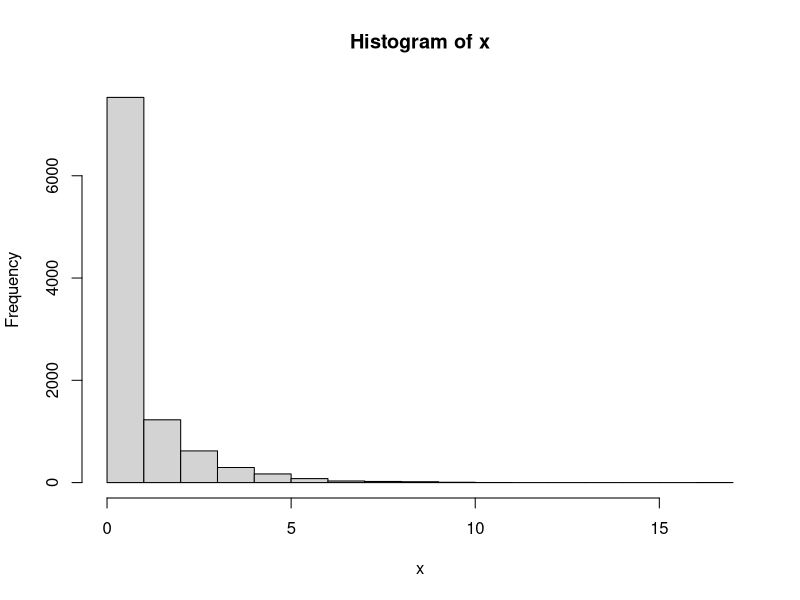
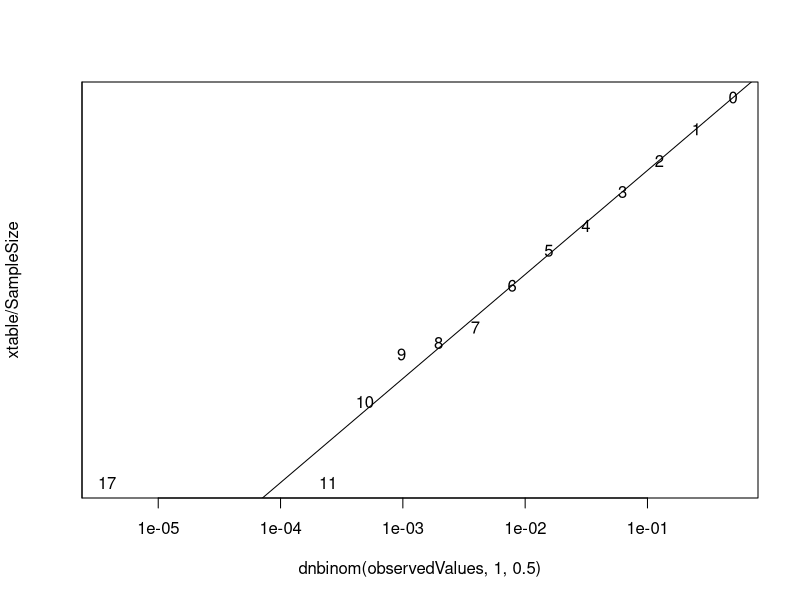
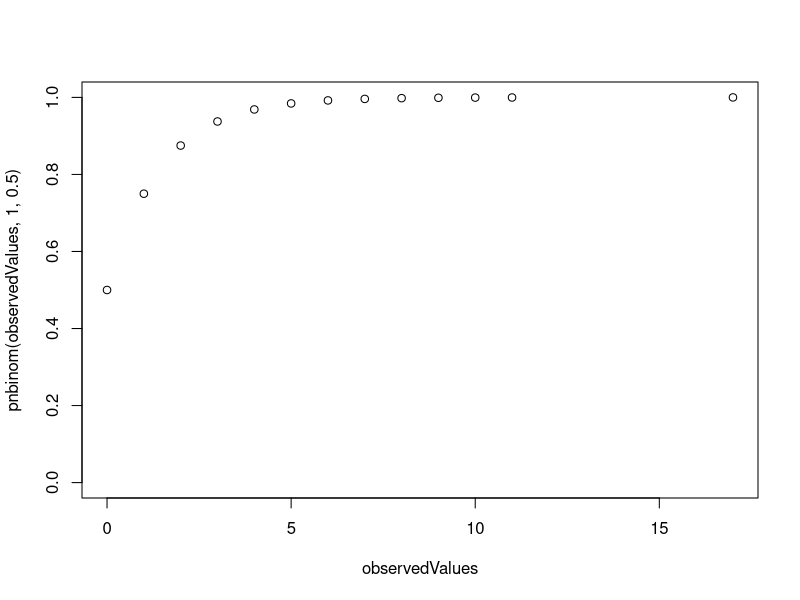
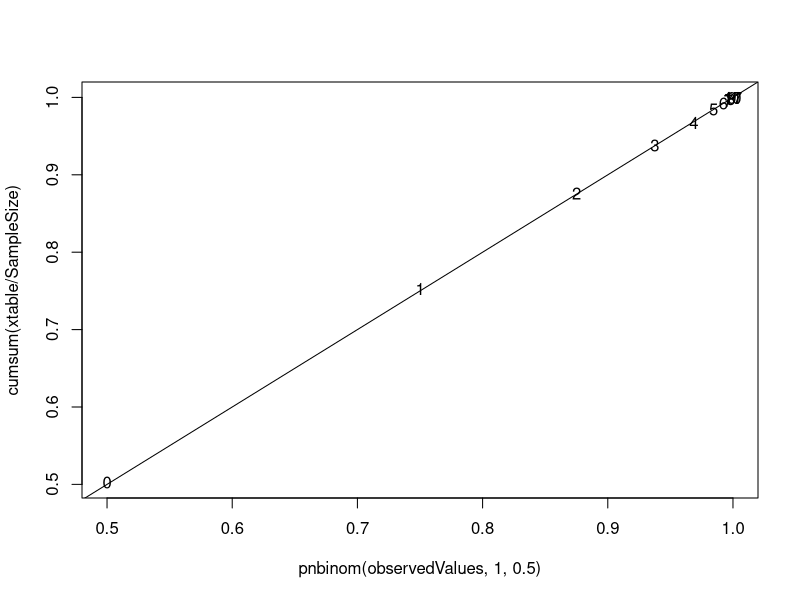
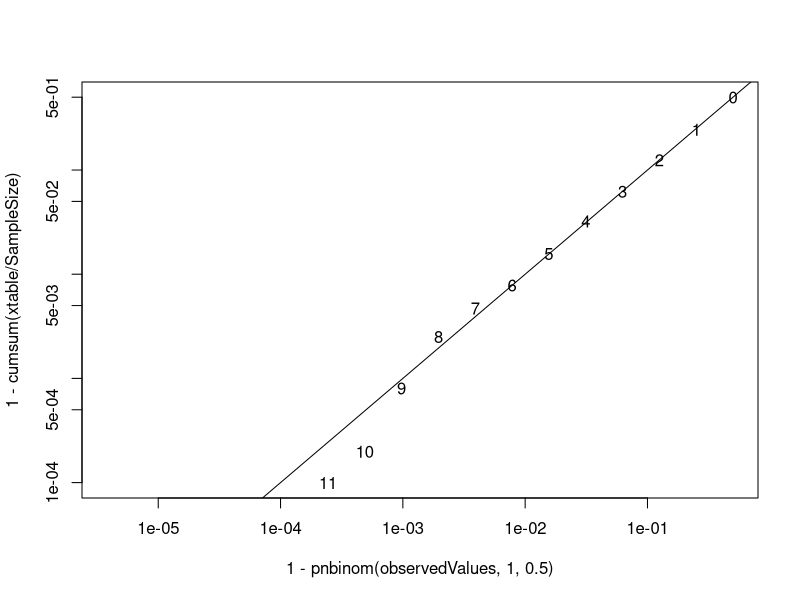
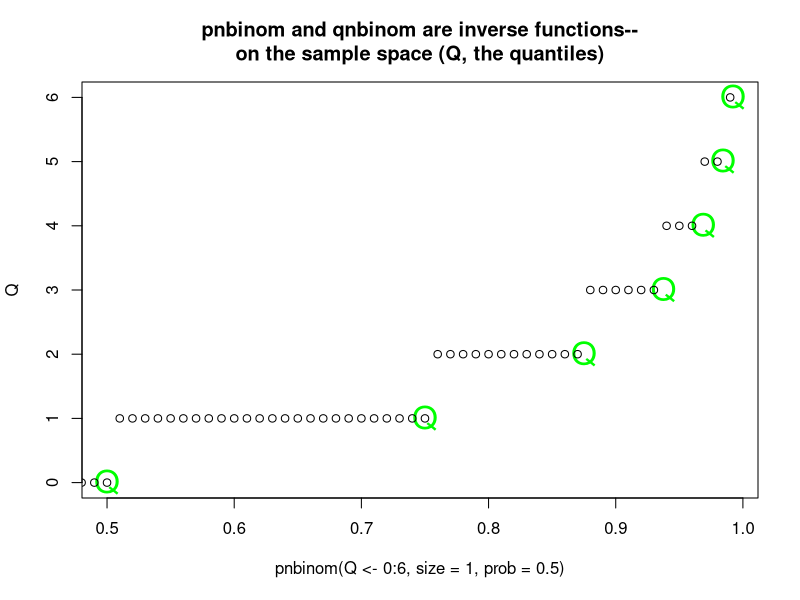

The R script that drew these images, in order:
## ---- chunk 1
SampleSize = 10000 
x = rnbinom(n = SampleSize, size = 1, prob = .5)
summary(x)
range(x)
hist(x)
## ---- chunk 2
xtable = table(x)
xtable
## ---- chunk 3
observedValues = as.numeric(names(xtable))
plot(dnbinom(observedValues, 1, .5),
	xtable/SampleSize, pch="", log="xy")
text(dnbinom(observedValues, 1, .5),
     xtable/SampleSize,
     names(xtable))
abline(a=0, b=1)
## ---- chunk 4
plot(observedValues, 
     pnbinom(observedValues, 1, .5),
     ylim=0:1)
## ---- chunk 5
plot(pnbinom(observedValues, 1, .5),
	cumsum(xtable/SampleSize), pch="")
text(pnbinom(observedValues, 1, .5),
     cumsum(xtable/SampleSize),
     observedValues)
abline(a=0,b=1)
## ---- chunk 6
plot(1-pnbinom(observedValues, 1, .5),
	1-cumsum(xtable/SampleSize), log="xy", pch="")
text(1-pnbinom(observedValues, 1, .5),
     1-cumsum(xtable/SampleSize),
     observedValues)
abline(a=0,b=1)
## ---- chunk 7
plot(pnbinom(Q<- 0:6, size=1, prob=0.5), Q,
       pch="Q", cex=2, col="green")

points(temp<-seq(0,1,length.out=101),
       qnbinom(temp, 1, 0.5))

title("pnbinom and qnbinom are inverse functions--\non the sample space (Q, the quantiles)")
